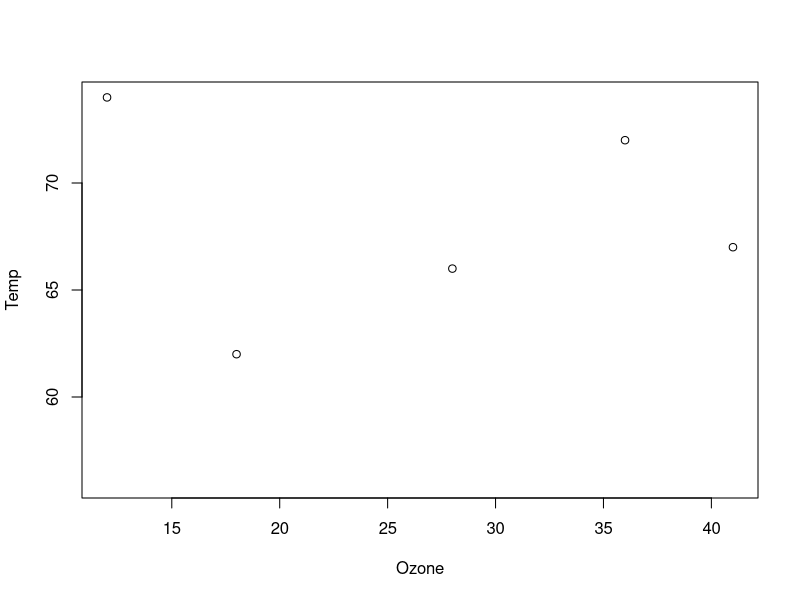

The R source for this figure:
## ---- chunk 1
knitr::opts_chunk$set(echo = TRUE)
## ---- chunk 2
Ozone <- c(41,36,12,18,NA,28)
Solar.R <- c(190,118,149,313,NA,NA)
Wind <- c(7.4,8.0,12.6,11.5,14.3,14.9)
Temp <- c(67,72,74,62,56,66)
Month <- c(5,5,5,5,5,5)
Day <- c(1,2,3,4,5,6)
mydata <- data.frame(Ozone,Solar.R,Wind,Temp,Month,Day)
mydata
newdata <- na.omit(mydata)
newdata
## ---- chunk 3
attach(newdata)
plot(Ozone,Temp)
